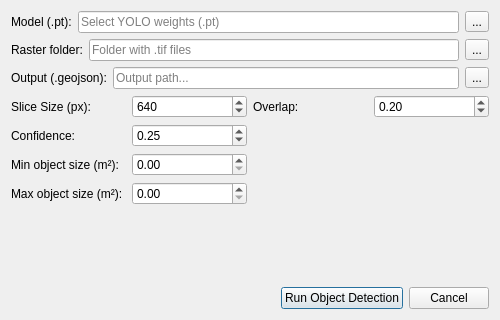
<?xml version="1.0" encoding="UTF-8"?>
<ui version="4.0">
 <class>YOLOInferDialog</class>
 <widget class="QDialog" name="YOLOInferDialog">
  <property name="geometry">
   <rect>
    <x>0</x>
    <y>0</y>
    <width>500</width>
    <height>320</height>
   </rect>
  </property>
  <property name="windowTitle">
   <string>Run SAHI Inference</string>
  </property>
  <layout class="QVBoxLayout" name="verticalLayout">

   <item>
    <layout class="QHBoxLayout" name="modelLayout">
     <item>
      <widget class="QLabel" name="labelModel">
       <property name="text">
        <string>Model (.pt):</string>
       </property>
      </widget>
     </item>
     <item>
      <widget class="QLineEdit" name="modelPathEdit">
       <property name="placeholderText">
        <string>Select YOLO weights (.pt)</string>
       </property>
      </widget>
     </item>
     <item>
      <widget class="QToolButton" name="browseModelButton">
       <property name="text">
        <string>...</string>
       </property>
      </widget>
     </item>
    </layout>
   </item>

   <item>
    <layout class="QHBoxLayout" name="rasterLayout">
     <item>
      <widget class="QLabel" name="labelRasterFolder">
       <property name="text">
        <string>Raster folder:</string>
       </property>
      </widget>
     </item>
     <item>
      <widget class="QLineEdit" name="rasterFolder">
       <property name="placeholderText">
        <string>Folder with .tif files</string>
       </property>
      </widget>
     </item>
     <item>
      <widget class="QToolButton" name="browseRasterFolder">
       <property name="text">
        <string>...</string>
       </property>
      </widget>
     </item>
    </layout>
   </item>

   <item>
    <layout class="QHBoxLayout" name="outputLayout">
     <item>
      <widget class="QLabel" name="labelOut">
       <property name="text">
        <string>Output (.geojson):</string>
       </property>
      </widget>
     </item>
     <item>
      <widget class="QLineEdit" name="outGeoJsonEdit">
       <property name="placeholderText">
        <string>Output path...</string>
       </property>
      </widget>
     </item>
     <item>
      <widget class="QToolButton" name="browseOutGeoJSON">
       <property name="text">
        <string>...</string>
       </property>
      </widget>
     </item>
    </layout>
   </item>

   <item>
    <layout class="QGridLayout" name="paramsGrid">

     <item row="0" column="0">
      <widget class="QLabel" name="labelSliceSize">
       <property name="text">
        <string>Slice Size (px):</string>
       </property>
      </widget>
     </item>
     <item row="0" column="1">
      <widget class="QSpinBox" name="sliceSizeSpin">
       <property name="minimum">
        <number>128</number>
       </property>
       <property name="maximum">
        <number>4096</number>
       </property>
       <property name="singleStep">
        <number>64</number>
       </property>
       <property name="value">
        <number>640</number>
       </property>
      </widget>
     </item>

     <item row="0" column="2">
      <widget class="QLabel" name="labelOverlap">
       <property name="text">
        <string>Overlap:</string>
       </property>
      </widget>
     </item>
     <item row="0" column="3">
      <widget class="QDoubleSpinBox" name="overlapDouble">
       <property name="decimals">
        <number>2</number>
       </property>
       <property name="singleStep">
        <double>0.05</double>
       </property>
       <property name="maximum">
        <double>0.50</double>
       </property>
       <property name="value">
        <double>0.20</double>
       </property>
      </widget>
     </item>

     <item row="1" column="0">
      <widget class="QLabel" name="labelConf">
       <property name="text">
        <string>Confidence:</string>
       </property>
      </widget>
     </item>
     <item row="1" column="1">
      <widget class="QDoubleSpinBox" name="confDouble">
       <property name="decimals">
        <number>2</number>
       </property>
       <property name="singleStep">
        <double>0.05</double>
       </property>
       <property name="maximum">
        <double>1.00</double>
       </property>
       <property name="value">
        <double>0.25</double>
       </property>
      </widget>
     </item>

     <item row="2" column="0">
      <widget class="QLabel" name="labelMinArea">
       <property name="text">
        <string>Min object size (m²):</string>
       </property>
      </widget>
     </item>
     <item row="2" column="1">
      <widget class="QDoubleSpinBox" name="minSize">
       <property name="minimum">
        <double>0.000000</double>
       </property>
       <property name="maximum">
        <double>1000000.000000</double>
       </property>
       <property name="decimals">
        <number>2</number>
       </property>
       <property name="value">
        <double>0.00</double>
       </property>
      </widget>
     </item>

     <item row="3" column="0">
      <widget class="QLabel" name="labelMaxArea">
       <property name="text">
        <string>Max object size (m²):</string>
       </property>
      </widget>
     </item>
     <item row="3" column="1">
      <widget class="QDoubleSpinBox" name="maxSize">
       <property name="minimum">
        <double>0.000000</double>
       </property>
       <property name="maximum">
        <double>1000000.000000</double>
       </property>
       <property name="decimals">
        <number>2</number>
       </property>
       <property name="value">
        <double>0.00</double>
       </property>
      </widget>
     </item>

    </layout>
   </item>

   <item>
    <spacer name="verticalSpacer">
     <property name="orientation">
      <enum>Qt::Vertical</enum>
     </property>
     <property name="sizeHint" stdset="0">
      <size>
       <width>20</width>
       <height>10</height>
      </size>
     </property>
    </spacer>
   </item>

   <item>
    <layout class="QHBoxLayout" name="bottomButtonLayout">
     <item>
      <spacer name="horizontalSpacer">
       <property name="orientation">
        <enum>Qt::Horizontal</enum>
       </property>
       <property name="sizeHint" stdset="0">
        <size>
         <width>40</width>
         <height>20</height>
        </size>
       </property>
      </spacer>
     </item>
     <item>
      <widget class="QPushButton" name="runButton">
       <property name="text">
        <string>Run Object Detection</string>
       </property>
       <property name="default">
        <bool>true</bool>
       </property>
      </widget>
     </item>
     <item>
      <widget class="QPushButton" name="cancelButton">
       <property name="text">
        <string>Cancel</string>
       </property>
      </widget>
     </item>
    </layout>
   </item>

  </layout>
 </widget>
 <resources/>
 <connections>
  <connection>
   <sender>cancelButton</sender>
   <signal>clicked()</signal>
   <receiver>YOLOInferDialog</receiver>
   <slot>reject()</slot>
  </connection>
 </connections>
</ui>
